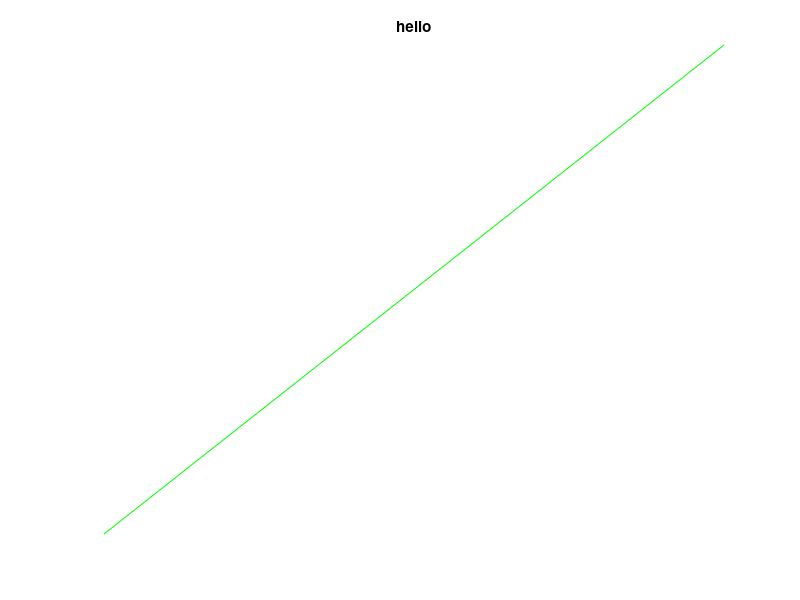

Here is the MATLAB script that generated this plot: (Note: this script raises an error after producing the figure.)
close all
clc
figure
plot([1 2], [1 2], 'Color', [0 1 0])
axis off
title('hello')

chART.save_figure('Test', cd, PlotProps)

%%
% Your plot code here
saveas(gcf, 'myfigure.svg');

% Read the SVG file
svgFile = 'myfigure.svg';
fileText = fileread(svgFile);

% Replace color-interpolation from linearRGB to sRGB
fileText = strrep(fileText, 'color-interpolation:linearRGB;', 'color-interpolation:sRGB;');

% Write the modified content back to the SVG file
fid = fopen(svgFile, 'w');
fwrite(fid, fileText);
fclose(fid);